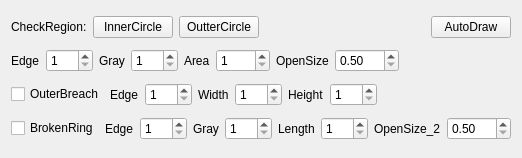
<?xml version="1.0" encoding="UTF-8"?>
<ui version="4.0">
 <class>CDlgFRLOutReg</class>
 <widget class="CItemDlg" name="CDlgFRLOutReg">
  <property name="geometry">
   <rect>
    <x>0</x>
    <y>0</y>
    <width>481</width>
    <height>158</height>
   </rect>
  </property>
  <property name="windowTitle">
   <string>Mouth Ring Outter Region Dialog</string>
  </property>
  <layout class="QVBoxLayout" name="verticalLayout">
   <item>
    <layout class="QHBoxLayout" name="horizontalLayout_4">
     <item>
      <widget class="QLabel" name="label_6">
       <property name="text">
        <string>CheckRegion:</string>
       </property>
      </widget>
     </item>
     <item>
      <widget class="QPushButton" name="btnInCircle">
       <property name="text">
        <string>InnerCircle</string>
       </property>
      </widget>
     </item>
     <item>
      <widget class="QPushButton" name="btnOutCircle">
       <property name="text">
        <string>OutterCircle</string>
       </property>
      </widget>
     </item>
     <item>
      <spacer name="horizontalSpacer">
       <property name="orientation">
        <enum>Qt::Horizontal</enum>
       </property>
       <property name="sizeHint" stdset="0">
        <size>
         <width>85</width>
         <height>20</height>
        </size>
       </property>
      </spacer>
     </item>
     <item>
      <widget class="QPushButton" name="btnAutoDraw">
       <property name="text">
        <string>AutoDraw</string>
       </property>
      </widget>
     </item>
    </layout>
   </item>
   <item>
    <layout class="QHBoxLayout" name="horizontalLayout_3">
     <item>
      <widget class="QLabel" name="label_17">
       <property name="text">
        <string>Edge</string>
       </property>
      </widget>
     </item>
     <item>
      <widget class="QSpinBox" name="spinEdge">
       <property name="contextMenuPolicy">
        <enum>Qt::NoContextMenu</enum>
       </property>
       <property name="minimum">
        <number>1</number>
       </property>
       <property name="maximum">
        <number>255</number>
       </property>
      </widget>
     </item>
     <item>
      <widget class="QLabel" name="label_7">
       <property name="text">
        <string>Gray</string>
       </property>
      </widget>
     </item>
     <item>
      <widget class="QSpinBox" name="spinGray">
       <property name="contextMenuPolicy">
        <enum>Qt::NoContextMenu</enum>
       </property>
       <property name="minimum">
        <number>1</number>
       </property>
       <property name="maximum">
        <number>255</number>
       </property>
      </widget>
     </item>
     <item>
      <widget class="QLabel" name="label_8">
       <property name="text">
        <string>Area</string>
       </property>
      </widget>
     </item>
     <item>
      <widget class="QSpinBox" name="spinArea">
       <property name="contextMenuPolicy">
        <enum>Qt::NoContextMenu</enum>
       </property>
       <property name="minimum">
        <number>1</number>
       </property>
       <property name="maximum">
        <number>9999</number>
       </property>
      </widget>
     </item>
     <item>
      <widget class="QLabel" name="label_9">
       <property name="text">
        <string>OpenSize</string>
       </property>
      </widget>
     </item>
     <item>
      <widget class="QDoubleSpinBox" name="spinOpenSize">
       <property name="contextMenuPolicy">
        <enum>Qt::NoContextMenu</enum>
       </property>
       <property name="minimum">
        <double>0.500000000000000</double>
       </property>
       <property name="maximum">
        <double>100.000000000000000</double>
       </property>
       <property name="singleStep">
        <double>0.500000000000000</double>
       </property>
      </widget>
     </item>
     <item>
      <spacer name="horizontalSpacer_3">
       <property name="orientation">
        <enum>Qt::Horizontal</enum>
       </property>
       <property name="sizeHint" stdset="0">
        <size>
         <width>25</width>
         <height>17</height>
        </size>
       </property>
      </spacer>
     </item>
    </layout>
   </item>
   <item>
    <layout class="QHBoxLayout" name="horizontalLayout_2">
     <item>
      <widget class="QCheckBox" name="checkBreach">
       <property name="text">
        <string>OuterBreach</string>
       </property>
      </widget>
     </item>
     <item>
      <widget class="QLabel" name="label_10">
       <property name="text">
        <string>Edge</string>
       </property>
      </widget>
     </item>
     <item>
      <widget class="QSpinBox" name="spinBreachEdge">
       <property name="contextMenuPolicy">
        <enum>Qt::NoContextMenu</enum>
       </property>
       <property name="minimum">
        <number>1</number>
       </property>
       <property name="maximum">
        <number>255</number>
       </property>
      </widget>
     </item>
     <item>
      <widget class="QLabel" name="label_11">
       <property name="text">
        <string>Width</string>
       </property>
      </widget>
     </item>
     <item>
      <widget class="QSpinBox" name="spinBreachWidth">
       <property name="contextMenuPolicy">
        <enum>Qt::NoContextMenu</enum>
       </property>
       <property name="minimum">
        <number>1</number>
       </property>
       <property name="maximum">
        <number>255</number>
       </property>
      </widget>
     </item>
     <item>
      <widget class="QLabel" name="label_12">
       <property name="text">
        <string>Height</string>
       </property>
      </widget>
     </item>
     <item>
      <widget class="QSpinBox" name="spinBreachLen">
       <property name="contextMenuPolicy">
        <enum>Qt::NoContextMenu</enum>
       </property>
       <property name="minimum">
        <number>1</number>
       </property>
       <property name="maximum">
        <number>999</number>
       </property>
      </widget>
     </item>
     <item>
      <spacer name="horizontalSpacer_4">
       <property name="orientation">
        <enum>Qt::Horizontal</enum>
       </property>
       <property name="sizeHint" stdset="0">
        <size>
         <width>22</width>
         <height>17</height>
        </size>
       </property>
      </spacer>
     </item>
    </layout>
   </item>
   <item>
    <layout class="QHBoxLayout" name="horizontalLayout_5">
     <item>
      <widget class="QCheckBox" name="checkBrokenRing">
       <property name="text">
        <string>BrokenRing</string>
       </property>
      </widget>
     </item>
     <item>
      <widget class="QLabel" name="label_13">
       <property name="text">
        <string>Edge</string>
       </property>
      </widget>
     </item>
     <item>
      <widget class="QSpinBox" name="spinBrokenRingEdge">
       <property name="contextMenuPolicy">
        <enum>Qt::NoContextMenu</enum>
       </property>
       <property name="minimum">
        <number>1</number>
       </property>
       <property name="maximum">
        <number>255</number>
       </property>
      </widget>
     </item>
     <item>
      <widget class="QLabel" name="label_14">
       <property name="text">
        <string>Gray</string>
       </property>
      </widget>
     </item>
     <item>
      <widget class="QSpinBox" name="spinBrokenRingGray">
       <property name="contextMenuPolicy">
        <enum>Qt::NoContextMenu</enum>
       </property>
       <property name="minimum">
        <number>1</number>
       </property>
       <property name="maximum">
        <number>999</number>
       </property>
      </widget>
     </item>
     <item>
      <widget class="QLabel" name="label_15">
       <property name="text">
        <string>Length</string>
       </property>
      </widget>
     </item>
     <item>
      <widget class="QSpinBox" name="spinBrokenRingLen">
       <property name="contextMenuPolicy">
        <enum>Qt::NoContextMenu</enum>
       </property>
       <property name="minimum">
        <number>1</number>
       </property>
       <property name="maximum">
        <number>999</number>
       </property>
      </widget>
     </item>
     <item>
      <widget class="QLabel" name="label_16">
       <property name="text">
        <string>OpenSize_2</string>
       </property>
      </widget>
     </item>
     <item>
      <widget class="QDoubleSpinBox" name="spinBrokenOpenSize">
       <property name="contextMenuPolicy">
        <enum>Qt::NoContextMenu</enum>
       </property>
       <property name="minimum">
        <double>0.500000000000000</double>
       </property>
       <property name="maximum">
        <double>100.000000000000000</double>
       </property>
       <property name="singleStep">
        <double>0.500000000000000</double>
       </property>
      </widget>
     </item>
    </layout>
   </item>
  </layout>
 </widget>
 <layoutdefault spacing="6" margin="11"/>
 <customwidgets>
  <customwidget>
   <class>CItemDlg</class>
   <extends>QWidget</extends>
   <header>citemdlg.h</header>
   <container>1</container>
  </customwidget>
 </customwidgets>
 <tabstops>
  <tabstop>btnInCircle</tabstop>
  <tabstop>btnOutCircle</tabstop>
  <tabstop>spinGray</tabstop>
  <tabstop>spinArea</tabstop>
  <tabstop>spinOpenSize</tabstop>
  <tabstop>checkBreach</tabstop>
  <tabstop>spinBreachEdge</tabstop>
  <tabstop>spinBreachWidth</tabstop>
  <tabstop>spinBreachLen</tabstop>
 </tabstops>
 <resources/>
 <connections/>
 <slots>
  <slot>accept()</slot>
  <slot>reject()</slot>
 </slots>
</ui>
